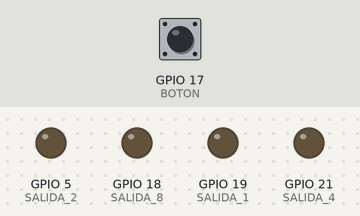
Bench run of a sketch on a simulated ESP32. Parts: output pins drawn as LEDs (lit = HIGH). Inputs (shaded band) come from the test bench; at power-on: GPIO 17 (BOTON) HIGH.

Above: at 1.2 s.
1.3 s: GPIO 17 (BOTON) pulled LOW for 0.15 s
At 2.1 s:
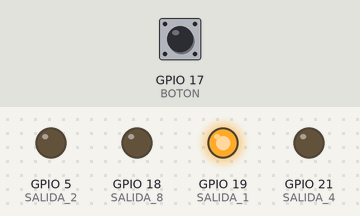
2.9 s: GPIO 17 (BOTON) pulled LOW for 1 s
At 3.4 s:
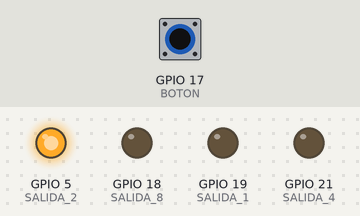
5.4 s: GPIO 17 (BOTON) pulled LOW for 0.15 s
At 6.4 s:
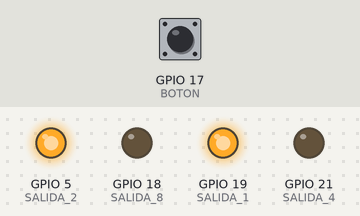
7.0 s: GPIO 17 (BOTON) pulled LOW for 3.2 s
At 7.6 s:
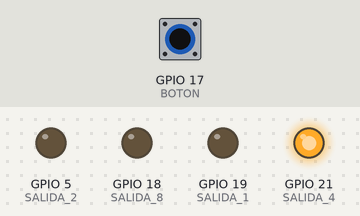
11.7 s: GPIO 17 (BOTON) pulled LOW for 0.15 s
At 12.4 s:
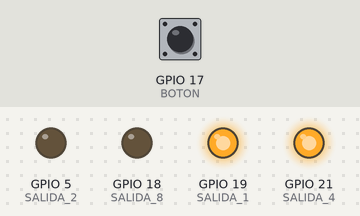
13.3 s: GPIO 17 (BOTON) pulled LOW for 1 s
At 13.6 s:
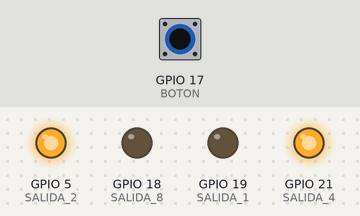
Timing chart, 0 to 16.3 s (numbered marks = the images above; inputs shaded):
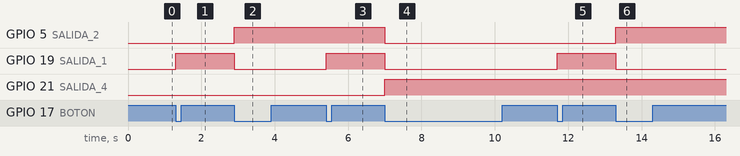

The sketch:

Blink.ino
```cpp
// ======================================
// CONTADOR BINARIO ASCENDENTE/DESCENDENTE
// ESP32 - Arduino IDE
// ======================================

// Salidas
const int SALIDA_1 = 19;   // Bit 1
const int SALIDA_2 = 5;    // Bit 2
const int SALIDA_4 = 21;   // Bit 4
const int SALIDA_8 = 18;   // Bit 8

// Botón
const int BOTON = 17;

// Número actual
int contador = 0;

// Dirección:
// 1  = contando hacia arriba
// -1 = contando hacia abajo
int direccion = 1;

// Estado anterior del botón
int estadoAnterior = HIGH;

// Antirrebote
unsigned long ultimoCambio = 0;
const unsigned long debounce = 50;


// ======================================
// CONFIGURACIÓN
// ======================================

void setup() {

  pinMode(SALIDA_1, OUTPUT);
  pinMode(SALIDA_2, OUTPUT);
  pinMode(SALIDA_4, OUTPUT);
  pinMode(SALIDA_8, OUTPUT);

  // Botón entre GPIO17 y GND
  pinMode(BOTON, INPUT_PULLUP);

  // Mostrar 0 al iniciar
  mostrarNumero(contador);
}


// ======================================
// PROGRAMA PRINCIPAL
// ======================================

void loop() {

  int estadoActual = digitalRead(BOTON);

  // Detectar una nueva pulsación
  if (estadoActual == LOW && estadoAnterior == HIGH) {

    // Antirrebote
    if (millis() - ultimoCambio > debounce) {

      // Cambiar número
      contador = contador + direccion;

      // Llegó a 15
      if (contador >= 15) {
        contador = 15;
        direccion = -1;
      }

      // Llegó a 0
      if (contador <= 0) {
        contador = 0;
        direccion = 1;
      }

      // Actualizar salidas
      mostrarNumero(contador);

      // Guardar tiempo
      ultimoCambio = millis();
    }
  }

  // Guardar estado del botón
  estadoAnterior = estadoActual;
}


// ======================================
// MOSTRAR NÚMERO EN BINARIO
// ======================================

void mostrarNumero(int numero) {

  digitalWrite(SALIDA_1, (numero & 1) ? HIGH : LOW);

  digitalWrite(SALIDA_2, (numero & 2) ? HIGH : LOW);

  digitalWrite(SALIDA_4, (numero & 4) ? HIGH : LOW);

  digitalWrite(SALIDA_8, (numero & 8) ? HIGH : LOW);
}
```

Measured:
- after the input at 1.3 s, GPIO 19 (SALIDA_1): LOW → HIGH at once
- after the input at 2.9 s, GPIO 5 (SALIDA_2): LOW → HIGH at once; GPIO 19 (SALIDA_1): HIGH → LOW at once
- after the input at 5.4 s, GPIO 19 (SALIDA_1): LOW → HIGH at once
- after the input at 7.0 s, GPIO 5 (SALIDA_2), GPIO 19 (SALIDA_1): HIGH → LOW at once; GPIO 21 (SALIDA_4): LOW → HIGH at once
- after the input at 11.7 s, GPIO 19 (SALIDA_1): LOW → HIGH at once
- after the input at 13.3 s, GPIO 5 (SALIDA_2): LOW → HIGH at once; GPIO 19 (SALIDA_1): HIGH → LOW at once
